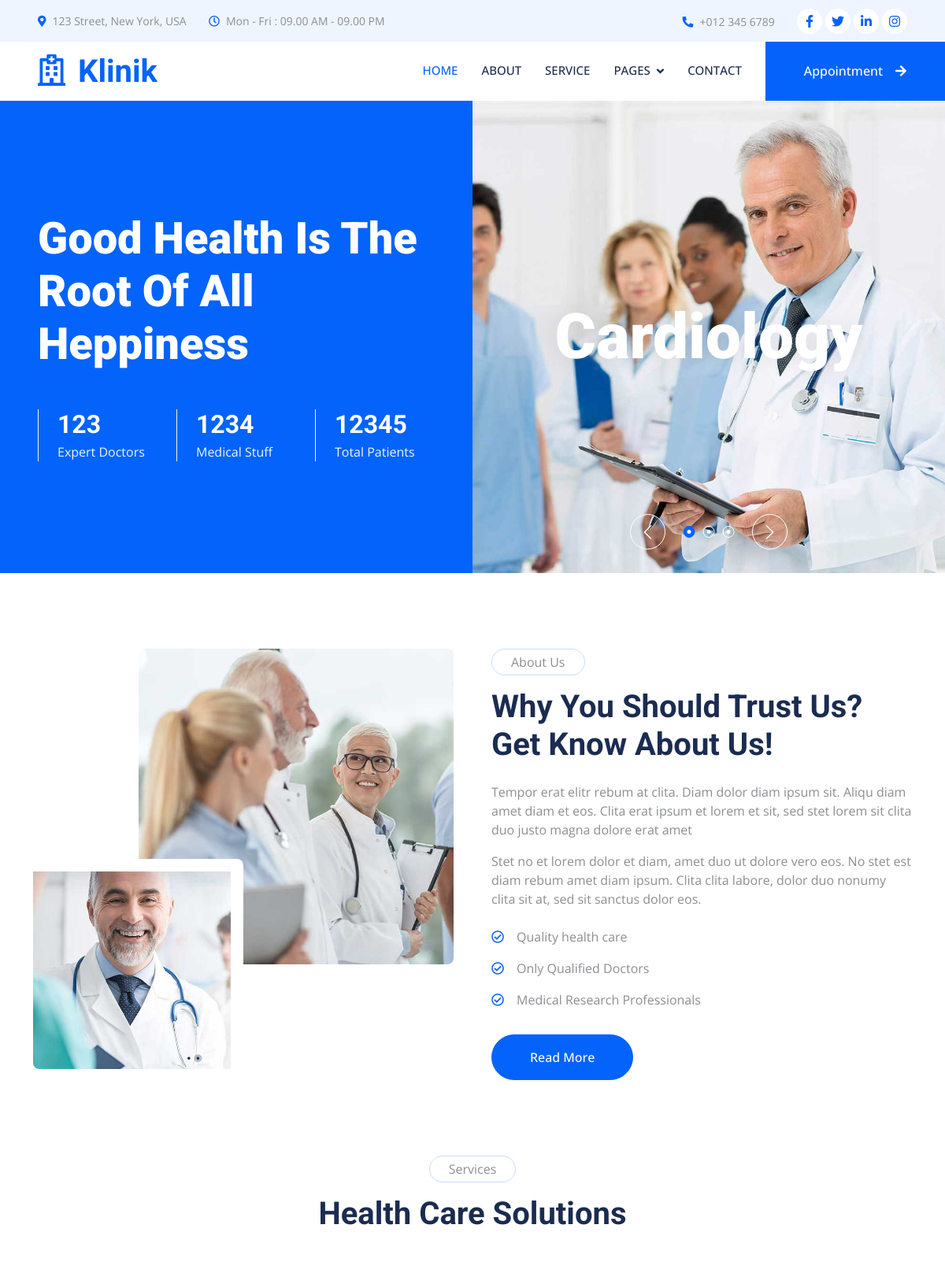
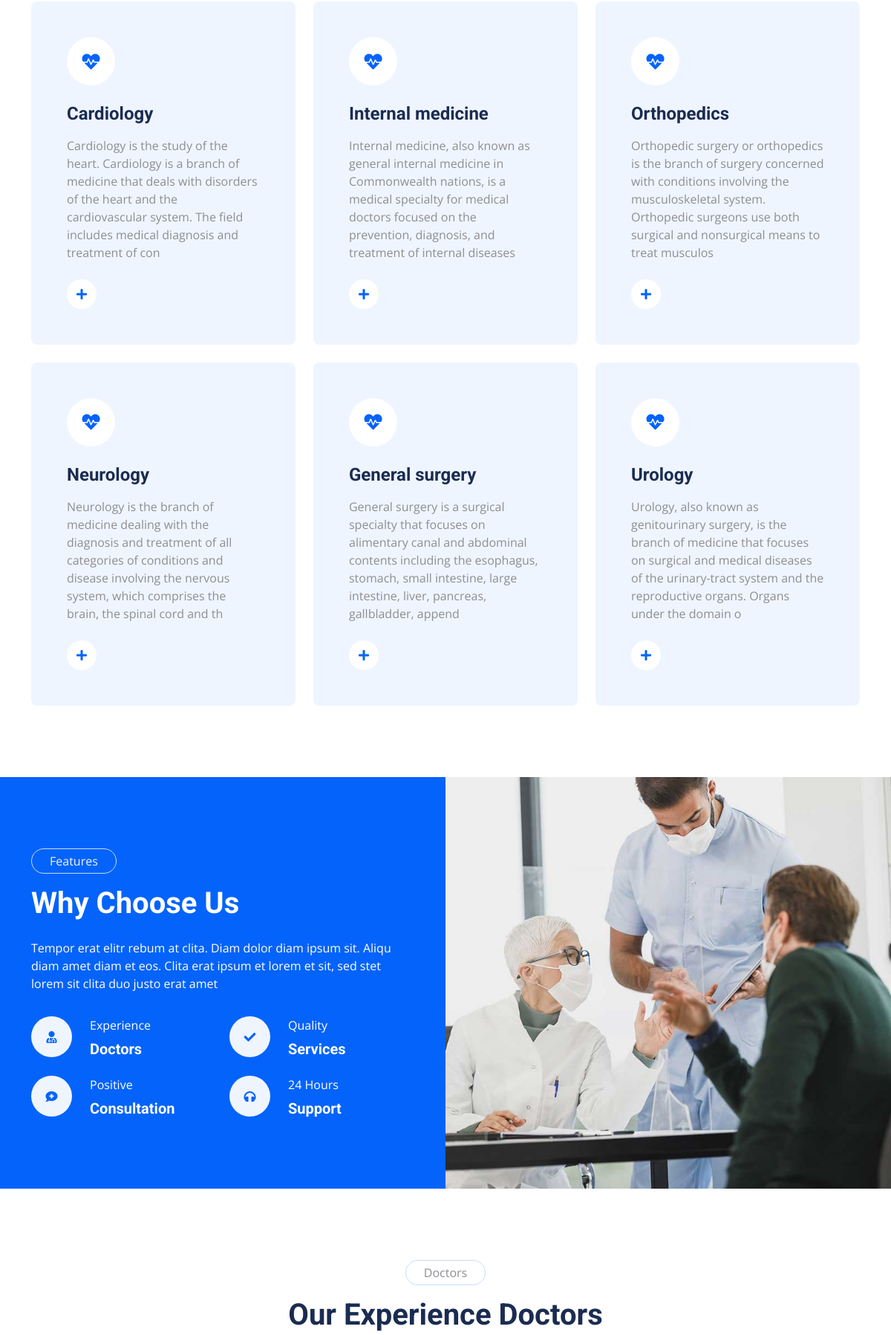
The page / (upper part) on the database its author committed (2 pictures, top to bottom).
### hospital/models.py (models this page shows)
class Department(models.Model):
    dep_name=models.TextField(max_length=50)
    dep_desc=models.TextField(max_length=200)
    def __str__(self):
        return self.dep_name

### hospital/views.py (the view)
# urls.py: path("",views.index, name="index")
def index(request):
    department=Department.objects.all()
    doctor=Doctor.objects.all()
    form=BookingForm()
    context = {
        "department":department,
        "doctor":doctor,
        "form":form
    }
    if request.method=="POST":
        form=BookingForm(request.POST)
        if form.is_valid():
            form.save()
            return render(request,"index.html",context)
    return render(request,"index.html",context)

### hospital/models.py (called while the page is built)
    def __str__(self):
        return self.doc_name

### hospital/templates/index.html (shortened to what this page needs)
{% load static %}
<!DOCTYPE html>
<html lang="en">
<head>
    <link href="https://cdnjs.cloudflare.com/ajax/libs/font-awesome/5.10.0/css/all.min.css" rel="stylesheet">
    <link href="https://cdn.jsdelivr.net/npm/bootstrap-icons@1.4.1/font/bootstrap-icons.css" rel="stylesheet">
    <link href="{% static 'lib/animate/animate.min.css' %}" rel="stylesheet">
    <link href="{% static 'lib/owlcarousel/assets/owl.carousel.min.css' %}" rel="stylesheet">
    <link href="{% static 'lib/tempusdominus/css/tempusdominus-bootstrap-4.min.css' %}" rel="stylesheet" />
    <link href="{% static 'css/bootstrap.min.css' %}" rel="stylesheet">
    <link href="{% static 'css/style.css' %}" rel="stylesheet">
</head>
<body>
    <div class="container-fluid bg-light p-0 wow fadeIn" data-wow-delay="0.1s">
        <div class="row gx-0 d-none d-lg-flex">
            <div class="col-lg-7 px-5 text-start">
                <div class="h-100 d-inline-flex align-items-center py-3 me-4">
                    <small class="fa fa-map-marker-alt text-primary me-2"></small>
                    <small>123 Street, New York, USA</small>
                </div>
                <div class="h-100 d-inline-flex align-items-center py-3">
                    <small class="far fa-clock text-primary me-2"></small>
                    <small>Mon - Fri : 09.00 AM - 09.00 PM</small>
                </div>
            </div>
            <div class="col-lg-5 px-5 text-end">
                <div class="h-100 d-inline-flex align-items-center py-3 me-4">
                    <small class="fa fa-phone-alt text-primary me-2"></small>
                    <small>+012 345 6789</small>
                </div>
                <div class="h-100 d-inline-flex align-items-center">
                    <a class="btn btn-sm-square rounded-circle bg-white text-primary me-1" href=""><i class="fab fa-facebook-f"></i></a>
                    <a class="btn btn-sm-square rounded-circle bg-white text-primary me-1" href=""><i class="fab fa-twitter"></i></a>
                    <a class="btn btn-sm-square rounded-circle bg-white text-primary me-1" href=""><i class="fab fa-linkedin-in"></i></a>
                    <a class="btn btn-sm-square rounded-circle bg-white text-primary me-0" href=""><i class="fab fa-instagram"></i></a>
                </div>
            </div>
        </div>
    </div>
    <nav class="navbar navbar-expand-lg bg-white navbar-light sticky-top p-0 wow fadeIn" data-wow-delay="0.1s">
        <a href="index.html" class="navbar-brand d-flex align-items-center px-4 px-lg-5">
            <h1 class="m-0 text-primary"><i class="far fa-hospital me-3"></i>Klinik</h1>
        </a>
        <div class="collapse navbar-collapse" id="navbarCollapse">
            <div class="navbar-nav ms-auto p-4 p-lg-0">
                <a href="index.html" class="nav-item nav-link active">Home</a>
                <a href="about.html" class="nav-item nav-link">About</a>
                <a href="service.html" class="nav-item nav-link">Service</a>
                <div class="nav-item dropdown">
                    <a href="#" class="nav-link dropdown-toggle" data-bs-toggle="dropdown">Pages</a>
                </div>
                <a href="contact.html" class="nav-item nav-link">Contact</a>
            </div>
            <a href="" class="btn btn-primary rounded-0 py-4 px-lg-5 d-none d-lg-block">Appointment<i class="fa fa-arrow-right ms-3"></i></a>
        </div>
    </nav>
    <div class="container-fluid header bg-primary p-0 mb-5">
        <div class="row g-0 align-items-center flex-column-reverse flex-lg-row">
            <div class="col-lg-6 p-5 wow fadeIn" data-wow-delay="0.1s">
                <h1 class="display-4 text-white mb-5">Good Health Is The Root Of All Heppiness</h1>
                <div class="row g-4">
                    <div class="col-sm-4">
                        <div class="border-start border-light ps-4">
                            <h2 class="text-white mb-1" data-toggle="counter-up">123</h2>
                            <p class="text-light mb-0">Expert Doctors</p>
                        </div>
                    </div>
                    <div class="col-sm-4">
                        <div class="border-start border-light ps-4">
                            <h2 class="text-white mb-1" data-toggle="counter-up">1234</h2>
                            <p class="text-light mb-0">Medical Stuff</p>
                        </div>
                    </div>
                    <div class="col-sm-4">
                        <div class="border-start border-light ps-4">
                            <h2 class="text-white mb-1" data-toggle="counter-up">12345</h2>
                            <p class="text-light mb-0">Total Patients</p>
                        </div>
                    </div>
                </div>
            </div>
            <div class="col-lg-6 wow fadeIn" data-wow-delay="0.5s">
                <div class="owl-carousel header-carousel">
                    <div class="owl-carousel-item position-relative">
                        <img class="img-fluid" src="{% static 'img/carousel-1.jpg' %}" alt="">
                        <div class="owl-carousel-text">
                            <h1 class="display-1 text-white mb-0">Cardiology</h1>
                        </div>
                    </div>
                </div>
            </div>
        </div>
    </div>
    <div class="container-xxl py-5">
        <div class="container">
            <div class="row g-5">
                <div class="col-lg-6 wow fadeIn" data-wow-delay="0.1s">
                    <div class="d-flex flex-column">
                        <img class="img-fluid rounded w-75 align-self-end" src="{% static 'img/about-1.jpg' %}" alt="">
                        <img class="img-fluid rounded w-50 bg-white pt-3 pe-3" src="{% static 'img/about-2.jpg' %}" alt="" style="margin-top: -25%;">
                    </div>
                </div>
                <div class="col-lg-6 wow fadeIn" data-wow-delay="0.5s">
                    <p class="d-inline-block border rounded-pill py-1 px-4">About Us</p>
                    <h1 class="mb-4">Why You Should Trust Us? Get Know About Us!</h1>
                    <p>Tempor erat elitr rebum at clita. Diam dolor diam ipsum sit. Aliqu diam amet diam et eos. Clita erat ipsum et lorem et sit, sed stet lorem sit clita duo justo magna dolore erat amet</p>
                    <p class="mb-4">Stet no et lorem dolor et diam, amet duo ut dolore vero eos. No stet est diam rebum amet diam ipsum. Clita clita labore, dolor duo nonumy clita sit at, sed sit sanctus dolor eos.</p>
                    <p><i class="far fa-check-circle text-primary me-3"></i>Quality health care</p>
                    <p><i class="far fa-check-circle text-primary me-3"></i>Only Qualified Doctors</p>
                    <p><i class="far fa-check-circle text-primary me-3"></i>Medical Research Professionals</p>
                    <a class="btn btn-primary rounded-pill py-3 px-5 mt-3" href="">Read More</a>
                </div>
            </div>
        </div>
    </div>
    <div class="container-xxl py-5">
        <div class="container">
            <div class="text-center mx-auto mb-5 wow fadeInUp" data-wow-delay="0.1s" style="max-width: 600px;">
                <p class="d-inline-block border rounded-pill py-1 px-4">Services</p>
                <h1>Health Care Solutions</h1>
            </div>
            <div class="row g-4">
                {% for dep in department %}
                <div class="col-lg-4 col-md-6 wow fadeInUp" data-wow-delay="0.1s">
                    <div class="service-item bg-light rounded h-100 p-5">
                        <div class="d-inline-flex align-items-center justify-content-center bg-white rounded-circle mb-4" style="width: 65px; height: 65px;">
                            <i class="fa fa-heartbeat text-primary fs-4"></i>
                        </div>
                        <h4 class="mb-3">{{dep.dep_name}}</h4>
                        <p class="mb-4">{{dep.dep_desc}}</p>
                        <a class="btn" href=""><i class="fa fa-plus text-primary me-3"></i>Read More</a>
                    </div>
                </div>
                {% endfor %}
             </div>
        </div>
    </div>
    <div class="container-fluid bg-primary overflow-hidden my-5 px-lg-0">
        <div class="container feature px-lg-0">
            <div class="row g-0 mx-lg-0">
                <div class="col-lg-6 feature-text py-5 wow fadeIn" data-wow-delay="0.1s">
                    <div class="p-lg-5 ps-lg-0">
                        <p class="d-inline-block border rounded-pill text-light py-1 px-4">Features</p>
                        <h1 class="text-white mb-4">Why Choose Us</h1>
                        <p class="text-white mb-4 pb-2">Tempor erat elitr rebum at clita. Diam dolor diam ipsum sit. Aliqu diam amet diam et eos. Clita erat ipsum et lorem et sit, sed stet lorem sit clita duo justo erat amet</p>
                        <div class="row g-4">
                            <div class="col-6">
                                <div class="d-flex align-items-center">
                                    <div class="d-flex flex-shrink-0 align-items-center justify-content-center rounded-circle bg-light" style="width: 55px; height: 55px;">
                                        <i class="fa fa-user-md text-primary"></i>
                                    </div>
                                    <div class="ms-4">
                                        <p class="text-white mb-2">Experience</p>
                                        <h5 class="text-white mb-0">Doctors</h5>
                                    </div>
                                </div>
                            </div>
                            <div class="col-6">
                                <div class="d-flex align-items-center">
                                    <div class="d-flex flex-shrink-0 align-items-center justify-content-center rounded-circle bg-light" style="width: 55px; height: 55px;">
                                        <i class="fa fa-check text-primary"></i>
                                    </div>
                                    <div class="ms-4">
                                        <p class="text-white mb-2">Quality</p>
                                        <h5 class="text-white mb-0">Services</h5>
                                    </div>
                                </div>
                            </div>
                            <div class="col-6">
                                <div class="d-flex align-items-center">
                                    <div class="d-flex flex-shrink-0 align-items-center justify-content-center rounded-circle bg-light" style="width: 55px; height: 55px;">
                                        <i class="fa fa-comment-medical text-primary"></i>
                                    </div>
                                    <div class="ms-4">
                                        <p class="text-white mb-2">Positive</p>
                                        <h5 class="text-white mb-0">Consultation</h5>
                                    </div>
                                </div>
                            </div>
                            <div class="col-6">
                                <div class="d-flex align-items-center">
                                    <div class="d-flex flex-shrink-0 align-items-center justify-content-center rounded-circle bg-light" style="width: 55px; height: 55px;">
                                        <i class="fa fa-headphones text-primary"></i>
                                    </div>
                                    <div class="ms-4">
                                        <p class="text-white mb-2">24 Hours</p>
                                        <h5 class="text-white mb-0">Support</h5>
                                    </div>
                                </div>
                            </div>
                        </div>
                    </div>
                </div>
                <div class="col-lg-6 pe-lg-0 wow fadeIn" data-wow-delay="0.5s" style="min-height: 400px;">
                    <div class="position-relative h-100">
                        <img class="position-absolute img-fluid w-100 h-100" src="{% static 'img/feature.jpg' %}" style="object-fit: cover;" alt="">
                    </div>
                </div>
            </div>
        </div>
    </div>
    <div class="container-xxl py-5">
        <div class="container">
            <div class="text-center mx-auto mb-5 wow fadeInUp" data-wow-delay="0.1s" style="max-width: 600px;">
                <p class="d-inline-block border rounded-pill py-1 px-4">Doctors</p>
                <h1>Our Experience Doctors</h1>
            </div>
        </div>
    </div>
</body>
</html>

### hospital/static/css/style.css (style rules this page uses)
:root { --primary: #0463FA; --light: #EFF5FF; --dark: #1B2C51; }
.btn { font-weight: 500; transition: .5s; }
.btn.btn-primary, .btn.btn-secondary { color: #FFFFFF; }
.btn-sm-square { width: 32px; height: 32px; }
.btn-square, .btn-sm-square, .btn-lg-square { padding: 0; display: flex; align-items: center; justify-content: center; font-weight: normal; }
.navbar .dropdown-toggle::after { border: none; content: "\f107"; font-family: "Font Awesome 5 Free"; font-weight: 900; vertical-align: middle; margin-left: 8px; }
.navbar .navbar-nav .nav-link { margin-right: 30px; padding: 25px 0; color: #FFFFFF; font-size: 15px; font-weight: 500; text-transform: uppercase; outline: none; }
.navbar .navbar-nav .nav-link:hover, .navbar .navbar-nav .nav-link.active { color: var(--primary); }
.navbar .navbar-brand, .navbar a.btn { height: 75px; }
.navbar .navbar-nav .nav-link { color: var(--dark); font-weight: 500; }
.navbar.sticky-top { top: -100px; transition: .5s; }
.header-carousel .owl-carousel-text { position: absolute; width: 100%; height: 100%; padding: 3rem; top: 0; left: 0; display: flex; align-items: center; justify-content: center; text-shadow: 0 0 30px rgba(0, 0, 0, .1); }
.service-item { transition: .5s; }
.service-item .btn { width: 40px; height: 40px; display: inline-flex; align-items: center; background: #FFFFFF; border-radius: 40px; white-space: nowrap; overflow: hidden; transition: .5s; }
@media (min-width: 992px) { .container.feature { max-width: 100% !important; } }
@media (min-width: 992px) { .feature-text { padding-left: calc(((100% - 960px) / 2) + .75rem); } }
@media (min-width: 1200px) { .feature-text { padding-left: calc(((100% - 1140px) / 2) + .75rem); } }

### rows shown on the page
Department: dep_name "Cardiology", dep_desc "Cardiology is the study of the heart. Cardiology is a branch of medicine that deals with disorders of the heart and the cardiovascular system. The field includes medical diagnosis and treatment of con"
Department: dep_name "Internal medicine", dep_desc "Internal medicine, also known as general internal medicine in Commonwealth nations, is a medical specialty for medical doctors focused on the prevention, diagnosis, and treatment of internal diseases"
Department: dep_name "Orthopedics", dep_desc "Orthopedic surgery or orthopedics is the branch of surgery concerned with conditions involving the musculoskeletal system. Orthopedic surgeons use both surgical and nonsurgical means to treat musculos"
Department: dep_name "Neurology", dep_desc "Neurology is the branch of medicine dealing with the diagnosis and treatment of all categories of conditions and disease involving the nervous system, which comprises the brain, the spinal cord and th"
Department: dep_name "General surgery", dep_desc "General surgery is a surgical specialty that focuses on alimentary canal and abdominal contents including the esophagus, stomach, small intestine, large intestine, liver, pancreas, gallbladder, append"
Department: dep_name "Urology", dep_desc "Urology, also known as genitourinary surgery, is the branch of medicine that focuses on surgical and medical diseases of the urinary-tract system and the reproductive organs. Organs under the domain o"
